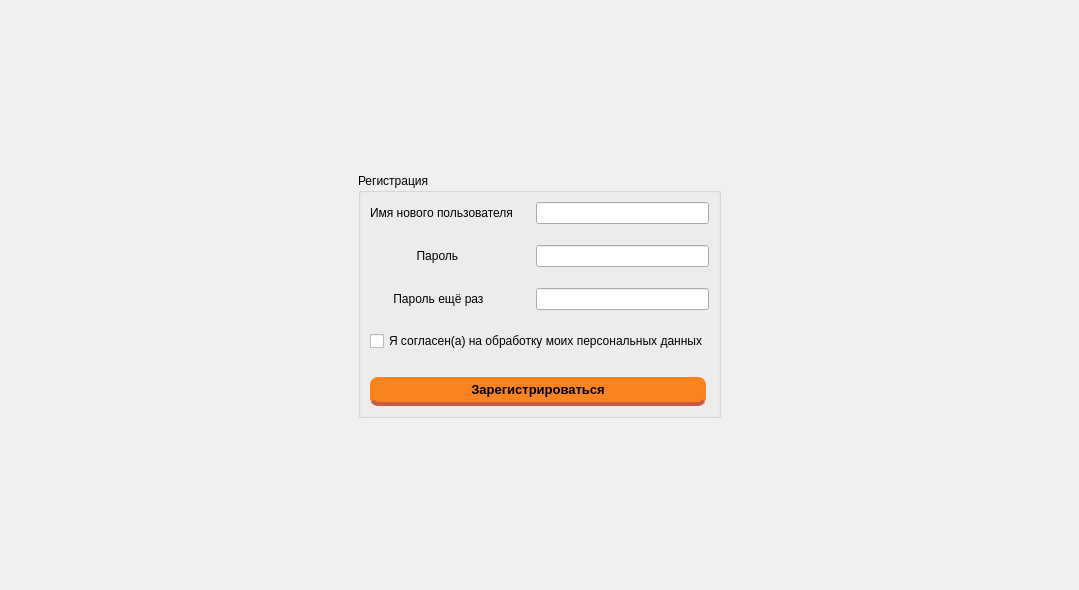
<?xml version="1.0" encoding="UTF-8"?>
<ui version="4.0">
 <class>registration_window</class>
 <widget class="QDialog" name="registration_window">
  <property name="geometry">
   <rect>
    <x>0</x>
    <y>0</y>
    <width>1079</width>
    <height>590</height>
   </rect>
  </property>
  <property name="windowTitle">
   <string>Dialog</string>
  </property>
  <property name="styleSheet">
   <string notr="true">QWidget[objectName=&quot;registration_window&quot;]{ 
	border-image: url(&quot;C:/Users/iliaa/Downloads/p1&quot;) 0 0 0 0;
	background-repeat: no-repeat;
} </string>
  </property>
  <layout class="QVBoxLayout" name="verticalLayout">
   <item>
    <spacer name="verticalSpacer_2">
     <property name="orientation">
      <enum>Qt::Vertical</enum>
     </property>
     <property name="sizeType">
      <enum>QSizePolicy::Expanding</enum>
     </property>
     <property name="sizeHint" stdset="0">
      <size>
       <width>20</width>
       <height>40</height>
      </size>
     </property>
    </spacer>
   </item>
   <item>
    <layout class="QHBoxLayout" name="horizontalLayout">
     <item>
      <spacer name="horizontalSpacer">
       <property name="orientation">
        <enum>Qt::Horizontal</enum>
       </property>
       <property name="sizeType">
        <enum>QSizePolicy::Expanding</enum>
       </property>
       <property name="sizeHint" stdset="0">
        <size>
         <width>50</width>
         <height>20</height>
        </size>
       </property>
      </spacer>
     </item>
     <item>
      <widget class="QGroupBox" name="groupBox">
       <property name="title">
        <string>Регистрация </string>
       </property>
       <layout class="QVBoxLayout" name="verticalLayout_3">
        <item>
         <layout class="QVBoxLayout" name="verticalLayout_2">
          <item>
           <layout class="QHBoxLayout" name="horizontalLayout_2">
            <item>
             <widget class="QLabel" name="label">
              <property name="minimumSize">
               <size>
                <width>160</width>
                <height>20</height>
               </size>
              </property>
              <property name="text">
               <string>Имя нового пользователя</string>
              </property>
             </widget>
            </item>
            <item>
             <widget class="QLineEdit" name="name">
              <property name="sizePolicy">
               <sizepolicy hsizetype="Expanding" vsizetype="Fixed">
                <horstretch>0</horstretch>
                <verstretch>0</verstretch>
               </sizepolicy>
              </property>
             </widget>
            </item>
           </layout>
          </item>
          <item>
           <spacer name="verticalSpacer_4">
            <property name="orientation">
             <enum>Qt::Vertical</enum>
            </property>
            <property name="sizeType">
             <enum>QSizePolicy::Preferred</enum>
            </property>
            <property name="sizeHint" stdset="0">
             <size>
              <width>20</width>
              <height>15</height>
             </size>
            </property>
           </spacer>
          </item>
          <item>
           <layout class="QHBoxLayout" name="horizontalLayout_3">
            <item>
             <widget class="QLabel" name="label_2">
              <property name="minimumSize">
               <size>
                <width>160</width>
                <height>20</height>
               </size>
              </property>
              <property name="text">
               <string>              Пароль              </string>
              </property>
             </widget>
            </item>
            <item>
             <widget class="QLineEdit" name="password">
              <property name="sizePolicy">
               <sizepolicy hsizetype="Expanding" vsizetype="Fixed">
                <horstretch>0</horstretch>
                <verstretch>0</verstretch>
               </sizepolicy>
              </property>
             </widget>
            </item>
           </layout>
          </item>
          <item>
           <spacer name="verticalSpacer_5">
            <property name="orientation">
             <enum>Qt::Vertical</enum>
            </property>
            <property name="sizeType">
             <enum>QSizePolicy::Preferred</enum>
            </property>
            <property name="sizeHint" stdset="0">
             <size>
              <width>20</width>
              <height>15</height>
             </size>
            </property>
           </spacer>
          </item>
          <item>
           <layout class="QHBoxLayout" name="horizontalLayout_4">
            <item>
             <widget class="QLabel" name="label_3">
              <property name="minimumSize">
               <size>
                <width>160</width>
                <height>20</height>
               </size>
              </property>
              <property name="text">
               <string>       Пароль ещё раз        </string>
              </property>
             </widget>
            </item>
            <item>
             <widget class="QLineEdit" name="password2">
              <property name="sizePolicy">
               <sizepolicy hsizetype="Expanding" vsizetype="Fixed">
                <horstretch>0</horstretch>
                <verstretch>0</verstretch>
               </sizepolicy>
              </property>
             </widget>
            </item>
           </layout>
          </item>
         </layout>
        </item>
        <item>
         <spacer name="verticalSpacer_6">
          <property name="orientation">
           <enum>Qt::Vertical</enum>
          </property>
          <property name="sizeType">
           <enum>QSizePolicy::Preferred</enum>
          </property>
          <property name="sizeHint" stdset="0">
           <size>
            <width>20</width>
            <height>15</height>
           </size>
          </property>
         </spacer>
        </item>
        <item>
         <widget class="QCheckBox" name="checkBox">
          <property name="text">
           <string>Я согласен(а) на обработку моих персональных данных</string>
          </property>
         </widget>
        </item>
        <item>
         <spacer name="verticalSpacer_3">
          <property name="orientation">
           <enum>Qt::Vertical</enum>
          </property>
          <property name="sizeType">
           <enum>QSizePolicy::Preferred</enum>
          </property>
          <property name="sizeHint" stdset="0">
           <size>
            <width>20</width>
            <height>15</height>
           </size>
          </property>
         </spacer>
        </item>
        <item>
         <widget class="QPushButton" name="registration">
          <property name="sizePolicy">
           <sizepolicy hsizetype="Preferred" vsizetype="Fixed">
            <horstretch>0</horstretch>
            <verstretch>0</verstretch>
           </sizepolicy>
          </property>
          <property name="font">
           <font>
            <pointsize>10</pointsize>
            <weight>75</weight>
            <bold>true</bold>
           </font>
          </property>
          <property name="cursor">
           <cursorShape>PointingHandCursor</cursorShape>
          </property>
          <property name="styleSheet">
           <string notr="true">QPushButton {
	color: black;
  margin-right: 3%;
  margin-top: 5px;
  border-radius: 8px;
  padding: 5px 9px;
  font-size: 1.2em;

  background-color:rgba(250,130,31, 1);
  border-bottom: 4px solid rgba(200, 91, 72, 1);
}

QPushButton:hover {
  background-color: rgba(250, 170, 80, 1);
  border-left: 2px solid rgba(210, 125, 80, 1);
   border-right: 2px solid rgba(210, 125, 80, 1);
   border-bottom: 6px solid rgba(210, 125, 80, 1);
}
QPushButton:pressed {
  background-color: rgba(200, 101, 80, 1);
  border-left: 1px solid rgba(180, 90, 80, 1);
  border-right: -1px solid rgba(180, 90, 80, 1);
  border-top: 5px solid rgba(180, 90, 80, 1);
  padding-top: 3px;  
  border-bottom: none;  
}</string>
          </property>
          <property name="text">
           <string>Зарегистрироваться</string>
          </property>
          <property name="iconSize">
           <size>
            <width>20</width>
            <height>50</height>
           </size>
          </property>
         </widget>
        </item>
       </layout>
      </widget>
     </item>
     <item>
      <spacer name="horizontalSpacer_2">
       <property name="orientation">
        <enum>Qt::Horizontal</enum>
       </property>
       <property name="sizeType">
        <enum>QSizePolicy::Expanding</enum>
       </property>
       <property name="sizeHint" stdset="0">
        <size>
         <width>50</width>
         <height>20</height>
        </size>
       </property>
      </spacer>
     </item>
    </layout>
   </item>
   <item>
    <spacer name="verticalSpacer">
     <property name="orientation">
      <enum>Qt::Vertical</enum>
     </property>
     <property name="sizeType">
      <enum>QSizePolicy::Expanding</enum>
     </property>
     <property name="sizeHint" stdset="0">
      <size>
       <width>20</width>
       <height>40</height>
      </size>
     </property>
    </spacer>
   </item>
  </layout>
 </widget>
 <resources/>
 <connections/>
</ui>
